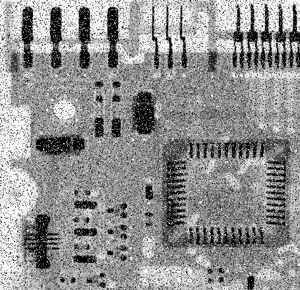
#> input picture Assignment_31/5_Noise_reduction/input/noisy_board.png, 300 x 290 px, found by its file name
$ python main.py
#> lines starting #> are read from the running program, lines starting #| are printed output that depends on the picture
import cv2
import numpy as np

def mean_filter(image_path, kernel_size):

#> called with image_path = '5_Noise reduction/input/noisy_board.png', kernel_size = 3
    image = cv2.imread(image_path, cv2.IMREAD_GRAYSCALE)
#> image is the input picture: shape (290, 300); min 0, max 255, mean 144.2

    if image is None:
        raise ValueError(f"Unable to read the image at {image_path}. Check the path and try again.")

    filtered_image = cv2.blur(image, (kernel_size, kernel_size))
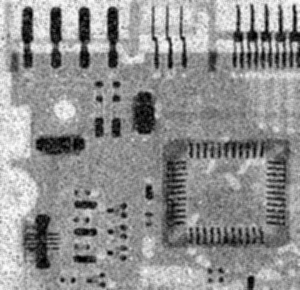
#> filtered_image: shape (290, 300); min 0, max 252, mean 144.2

    return filtered_image

image_paths = [
    '5_Noise reduction/input/noisy_board.png',
    '5_Noise reduction/input/noisy_image.png',
    '5_Noise reduction/input/noisy_skeleton.png'
]

kernel_sizes = [3, 5, 15]

for image_path in image_paths:
    for kernel_size in kernel_sizes:

        filtered_image = mean_filter(image_path, kernel_size)

        output_path = f'5_Noise reduction/output/{image_path.split("/")[-1].split(".")[0]}_filtered_{kernel_size}x{kernel_size}.png'
        cv2.imwrite(output_path, filtered_image)

        cv2.imshow(f'Filtered Image {kernel_size}x{kernel_size}', filtered_image)
        cv2.waitKey(0)
#> pass 2 of the loop `for image_path in image_paths:`:
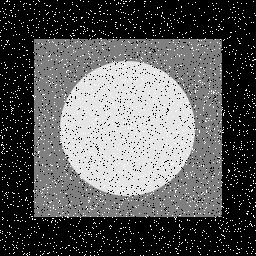
#> input picture Assignment_31/5_Noise_reduction/input/noisy_image.png, 256 x 256 px, found by its file name
#> in mean_filter, image is the input picture: shape (256, 256); min 0, max 255, mean 90.9
#> in mean_filter (call 4), `filtered_image = cv2.blur(image, (kernel_size, kernel_size))`:
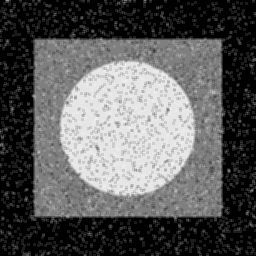
#> filtered_image: shape (256, 256); min 0, max 243, mean 90.9

cv2.destroyAllWindows()
